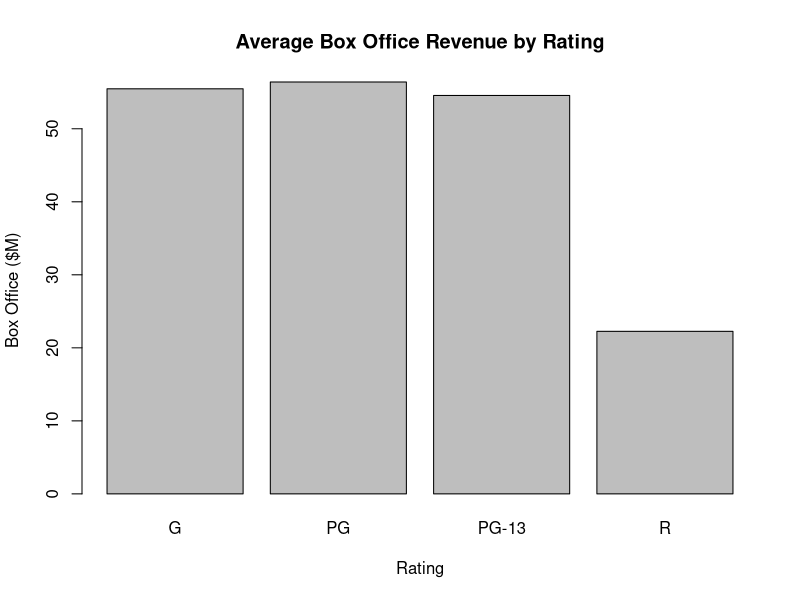
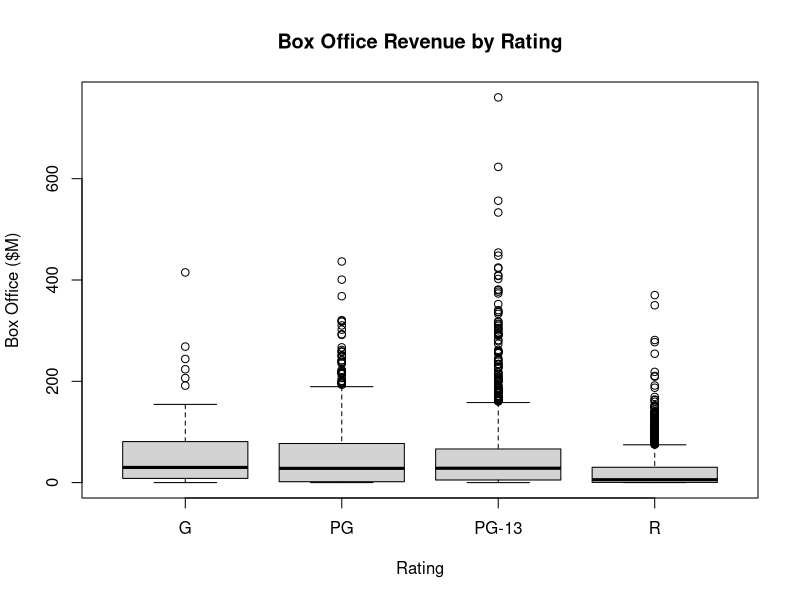
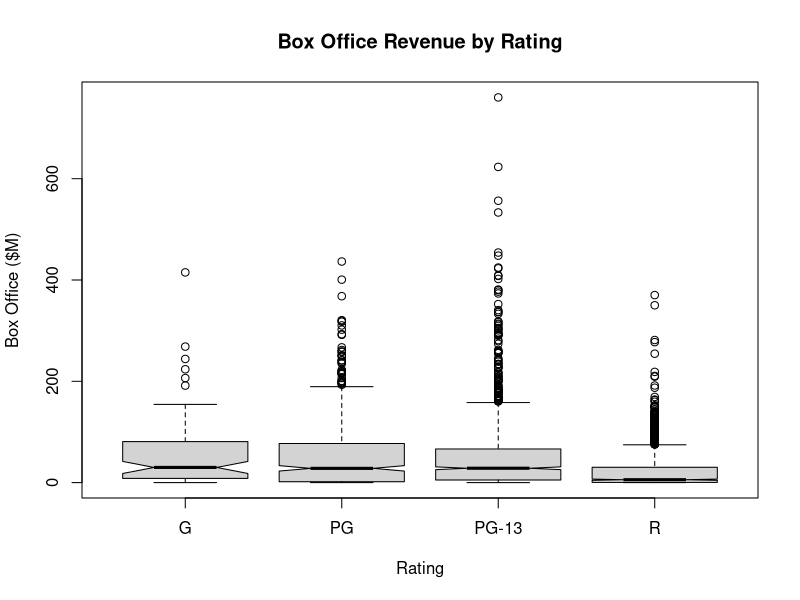

These charts were generated, in order, by the following R code: (Note: this script raises an error after producing the figures.)
# Bivariate visualizations for both a qualitative and a quantitative variable


# set working directory
setwd("C:/Users/sseyl/OneDrive/Documents/GitHub/Data-Science-Projects/R_Projects")

# load movie data from CSV file
movies <- read.csv("Movies2.csv")

# peek at the data
head(movies)

# Using Base

# create a bivariate bar graph
average <- tapply( # apply mean function to Box Office Revenue, grouped by Rating
  movies$Box.Office,
  movies$Rating,
  mean
)

print(average)

barplot(
  height = average,
  main = "Average Box Office Revenue by Rating",
  xlab = "Rating",
  ylab= "Box Office ($M)")

# create a bivariate box plot
plot(
  x = as.factor(movies$Rating), # as.factor prevents need finite xlim values error
  y = movies$Box.Office,
  main = "Box Office Revenue by Rating",
  xlab = "Rating",
  ylab= "Box Office ($M)")

# Create a notched box plot
plot(
  x = as.factor(movies$Rating), # as.factor prevents need finite xlim values error
  y = movies$Box.Office, # notches in first three categories, overlap and is probably due to chance
  notch = TRUE, # notch in R category does not overlap, likely due to some other factor, but what?
  main = "Box Office Revenue by Rating",
  xlab = "Rating",
  ylab= "Box Office ($M)")

# Using Lattice

# load dplyr
library(dplyr)

# create table of average box office by rating
average <- movies %>%
  select(Rating, Box.Office) %>%
  group_by(Rating) %>%
  summarize(Box.Office = mean(Box.Office)) %>%
  as.data.frame()

print(average)

# Create a bivariate bar chart
barchart(
  x = Box.Office ~ Rating,
  data = average,
  main = "Average Box Office Revenue by Rating",
  xlab = "Rating",
  ylab= "Box Office ($M)")

# Create a bivariate box plot
bwplot(
  x = Box.Office ~ Rating,
  data = movies,
  main = "Box Office Revenue by Rating",
  xlab = "Rating",
  ylab= "Box Office ($M)")


# Create a notched box plot
bwplot(
  x = Box.Office ~ Rating,
  data = movies,
  notch = TRUE,
  main = "Box Office Revenue by Rating",
  xlab = "Rating",
  ylab= "Box Office ($M)")

# Create a violin plot
bwplot(
  x = Box.Office ~ Rating,
  data = movies,
  panel = panel.violin,
  main = "Box Office Revenue by Rating",
  xlab = "Rating",
  ylab= "Box Office ($M)")

# ggplot2

# create bivariate bar chart
ggplot(
  data = average,
  aes(x = Rating, y = Box.Office)) +
  geom_bar(sta = "identity") + 
  ggtitle("Average Box Office Revenue by Rating") +
  xlab("Rating") +
  ylab("Box Office ($M)")

# create bivariate box plot
ggplot(
  data = movies,
  aes(x = Rating, y = Box.Office)) +
  geom_boxplot() + 
  ggtitle("Average Box Office Revenue by Rating") +
  xlab("Rating") +
  ylab("Box Office ($M)")

# create notched box plot
ggplot(
  data = movies,
  aes(x = Rating, y = Box.Office)) +
  geom_boxplot(notch = TRUE) + 
  ggtitle("Box Office Revenue by Rating") +
  xlab("Rating") +
  ylab("Box Office ($M)")


# create violin plot
ggplot(
  data = movies,
  aes(x = Rating, y = Box.Office)) +
  geom_violin() + 
  ggtitle("Box Office Revenue by Rating") +
  xlab("Rating") +
  ylab("Box Office ($M)")


# create violin plot, # y-axis stops at 0 vs lattice which includes values < 0
ggplot(
  data = movies,
  aes(x = Rating, y = Box.Office)) +
  geom_violin() + 
  ggtitle("Box Office Revenue by Rating") +
  xlab("Rating") +
  ylab("Box Office ($M)")




